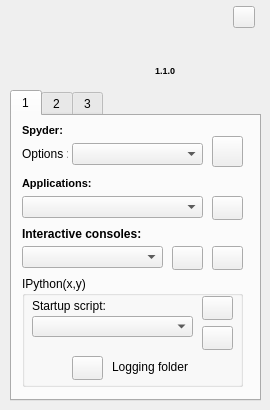
<?xml version="1.0" encoding="UTF-8"?>
<ui version="4.0">
 <class>Form</class>
 <widget class="QWidget" name="Form">
  <property name="geometry">
   <rect>
    <x>0</x>
    <y>0</y>
    <width>270</width>
    <height>410</height>
   </rect>
  </property>
  <property name="sizePolicy">
   <sizepolicy hsizetype="Preferred" vsizetype="Preferred">
    <horstretch>0</horstretch>
    <verstretch>0</verstretch>
   </sizepolicy>
  </property>
  <property name="minimumSize">
   <size>
    <width>270</width>
    <height>410</height>
   </size>
  </property>
  <property name="maximumSize">
   <size>
    <width>270</width>
    <height>410</height>
   </size>
  </property>
  <property name="windowTitle">
   <string>Python(x,y) Home</string>
  </property>
  <property name="windowIcon">
   <iconset>
    <normaloff>img/app.png</normaloff>img/app.png</iconset>
  </property>
  <widget class="QLabel" name="logo">
   <property name="geometry">
    <rect>
     <x>50</x>
     <y>10</y>
     <width>161</width>
     <height>70</height>
    </rect>
   </property>
   <property name="text">
    <string/>
   </property>
   <property name="pixmap">
    <pixmap>img/logo.png</pixmap>
   </property>
  </widget>
  <widget class="QTabWidget" name="tabWidget">
   <property name="geometry">
    <rect>
     <x>10</x>
     <y>90</y>
     <width>251</width>
     <height>311</height>
    </rect>
   </property>
   <property name="currentIndex">
    <number>0</number>
   </property>
   <widget class="QWidget" name="tab">
    <attribute name="title">
     <string>1</string>
    </attribute>
    <widget class="QComboBox" name="cb_consoles">
     <property name="geometry">
      <rect>
       <x>10</x>
       <y>130</y>
       <width>141</width>
       <height>22</height>
      </rect>
     </property>
    </widget>
    <widget class="QLabel" name="lb_consoles">
     <property name="geometry">
      <rect>
       <x>10</x>
       <y>110</y>
       <width>211</width>
       <height>16</height>
      </rect>
     </property>
     <property name="text">
      <string>&lt;b&gt;Interactive consoles:&lt;/b&gt;</string>
     </property>
    </widget>
    <widget class="QPushButton" name="pb_consoles">
     <property name="geometry">
      <rect>
       <x>160</x>
       <y>130</y>
       <width>31</width>
       <height>24</height>
      </rect>
     </property>
     <property name="text">
      <string/>
     </property>
     <property name="icon">
      <iconset>
       <normaloff>img/console.png</normaloff>img/console.png</iconset>
     </property>
    </widget>
    <widget class="QGroupBox" name="groupBox">
     <property name="geometry">
      <rect>
       <x>10</x>
       <y>160</y>
       <width>221</width>
       <height>111</height>
      </rect>
     </property>
     <property name="title">
      <string>IPython(x,y)</string>
     </property>
     <widget class="QComboBox" name="cb_startups">
      <property name="enabled">
       <bool>true</bool>
      </property>
      <property name="geometry">
       <rect>
        <x>10</x>
        <y>40</y>
        <width>161</width>
        <height>21</height>
       </rect>
      </property>
     </widget>
     <widget class="QLabel" name="lb_startup">
      <property name="geometry">
       <rect>
        <x>10</x>
        <y>20</y>
        <width>131</width>
        <height>20</height>
       </rect>
      </property>
      <property name="text">
       <string>Startup script:</string>
      </property>
     </widget>
     <widget class="QLabel" name="lb_logging">
      <property name="geometry">
       <rect>
        <x>90</x>
        <y>80</y>
        <width>111</width>
        <height>21</height>
       </rect>
      </property>
      <property name="text">
       <string>Logging folder</string>
      </property>
     </widget>
     <widget class="QPushButton" name="pb_logs">
      <property name="geometry">
       <rect>
        <x>50</x>
        <y>80</y>
        <width>31</width>
        <height>24</height>
       </rect>
      </property>
      <property name="text">
       <string/>
      </property>
      <property name="icon">
       <iconset>
        <normaloff>img/logs.png</normaloff>img/logs.png</iconset>
      </property>
     </widget>
     <widget class="QPushButton" name="pb_startups">
      <property name="geometry">
       <rect>
        <x>180</x>
        <y>50</y>
        <width>31</width>
        <height>24</height>
       </rect>
      </property>
      <property name="text">
       <string/>
      </property>
      <property name="icon">
       <iconset>
        <normaloff>img/explorer.png</normaloff>img/explorer.png</iconset>
      </property>
     </widget>
     <widget class="QPushButton" name="pb_startups_2">
      <property name="geometry">
       <rect>
        <x>180</x>
        <y>20</y>
        <width>31</width>
        <height>24</height>
       </rect>
      </property>
      <property name="text">
       <string/>
      </property>
      <property name="icon">
       <iconset>
        <normaloff>img/refresh.png</normaloff>img/refresh.png</iconset>
      </property>
     </widget>
    </widget>
    <widget class="QPushButton" name="pb_consoles_2">
     <property name="geometry">
      <rect>
       <x>200</x>
       <y>130</y>
       <width>31</width>
       <height>24</height>
      </rect>
     </property>
     <property name="text">
      <string/>
     </property>
     <property name="icon">
      <iconset>
       <normaloff>img/cmd.png</normaloff>img/cmd.png</iconset>
     </property>
    </widget>
    <widget class="QLabel" name="lb_spyder">
     <property name="geometry">
      <rect>
       <x>10</x>
       <y>7</y>
       <width>211</width>
       <height>16</height>
      </rect>
     </property>
     <property name="text">
      <string>&lt;!DOCTYPE HTML PUBLIC &quot;-//W3C//DTD HTML 4.0//EN&quot; &quot;http://www.w3.org/TR/REC-html40/strict.dtd&quot;&gt;
&lt;html&gt;&lt;head&gt;&lt;meta name=&quot;qrichtext&quot; content=&quot;1&quot; /&gt;&lt;style type=&quot;text/css&quot;&gt;
p, li { white-space: pre-wrap; }
&lt;/style&gt;&lt;/head&gt;&lt;body style=&quot; font-family:'MS Shell Dlg 2'; font-size:8.25pt; font-weight:400; font-style:normal;&quot;&gt;
&lt;p style=&quot; margin-top:0px; margin-bottom:0px; margin-left:0px; margin-right:0px; -qt-block-indent:0; text-indent:0px; font-size:8pt;&quot;&gt;&lt;span style=&quot; font-weight:600;&quot;&gt;Spyder:&lt;/span&gt;&lt;/p&gt;&lt;/body&gt;&lt;/html&gt;</string>
     </property>
    </widget>
    <widget class="QComboBox" name="cb_spyder">
     <property name="geometry">
      <rect>
       <x>60</x>
       <y>27</y>
       <width>131</width>
       <height>22</height>
      </rect>
     </property>
    </widget>
    <widget class="QPushButton" name="pb_spyder">
     <property name="geometry">
      <rect>
       <x>200</x>
       <y>20</y>
       <width>31</width>
       <height>31</height>
      </rect>
     </property>
     <property name="text">
      <string/>
     </property>
     <property name="icon">
      <iconset>
       <normaloff>img/spyder.svg</normaloff>img/spyder.svg</iconset>
     </property>
     <property name="iconSize">
      <size>
       <width>24</width>
       <height>24</height>
      </size>
     </property>
    </widget>
    <widget class="QLabel" name="label">
     <property name="geometry">
      <rect>
       <x>10</x>
       <y>27</y>
       <width>46</width>
       <height>21</height>
      </rect>
     </property>
     <property name="text">
      <string>Options :</string>
     </property>
    </widget>
    <widget class="QPushButton" name="pb_applications">
     <property name="geometry">
      <rect>
       <x>200</x>
       <y>80</y>
       <width>31</width>
       <height>24</height>
      </rect>
     </property>
     <property name="text">
      <string/>
     </property>
     <property name="icon">
      <iconset>
       <normaloff>img/ok.png</normaloff>img/ok.png</iconset>
     </property>
    </widget>
    <widget class="QComboBox" name="cb_applications">
     <property name="geometry">
      <rect>
       <x>10</x>
       <y>80</y>
       <width>181</width>
       <height>22</height>
      </rect>
     </property>
    </widget>
    <widget class="QLabel" name="lb_applications">
     <property name="geometry">
      <rect>
       <x>10</x>
       <y>60</y>
       <width>211</width>
       <height>16</height>
      </rect>
     </property>
     <property name="text">
      <string>&lt;!DOCTYPE HTML PUBLIC &quot;-//W3C//DTD HTML 4.0//EN&quot; &quot;http://www.w3.org/TR/REC-html40/strict.dtd&quot;&gt;
&lt;html&gt;&lt;head&gt;&lt;meta name=&quot;qrichtext&quot; content=&quot;1&quot; /&gt;&lt;style type=&quot;text/css&quot;&gt;
p, li { white-space: pre-wrap; }
&lt;/style&gt;&lt;/head&gt;&lt;body style=&quot; font-family:'MS Shell Dlg 2'; font-size:8.25pt; font-weight:400; font-style:normal;&quot;&gt;
&lt;p style=&quot; margin-top:0px; margin-bottom:0px; margin-left:0px; margin-right:0px; -qt-block-indent:0; text-indent:0px;&quot;&gt;&lt;span style=&quot; font-weight:600;&quot;&gt;Applications:&lt;/span&gt;&lt;/p&gt;&lt;/body&gt;&lt;/html&gt;</string>
     </property>
    </widget>
   </widget>
   <widget class="QWidget" name="tab_2">
    <attribute name="title">
     <string>2</string>
    </attribute>
    <widget class="QPushButton" name="pb_documentation">
     <property name="geometry">
      <rect>
       <x>200</x>
       <y>30</y>
       <width>31</width>
       <height>24</height>
      </rect>
     </property>
     <property name="text">
      <string/>
     </property>
     <property name="icon">
      <iconset>
       <normaloff>img/ok.png</normaloff>img/ok.png</iconset>
     </property>
    </widget>
    <widget class="QComboBox" name="cb_documentation">
     <property name="geometry">
      <rect>
       <x>10</x>
       <y>30</y>
       <width>181</width>
       <height>22</height>
      </rect>
     </property>
    </widget>
    <widget class="QLabel" name="lb_consoles_2">
     <property name="geometry">
      <rect>
       <x>10</x>
       <y>10</y>
       <width>175</width>
       <height>16</height>
      </rect>
     </property>
     <property name="text">
      <string>gd</string>
     </property>
    </widget>
    <widget class="QGroupBox" name="gb_python">
     <property name="geometry">
      <rect>
       <x>10</x>
       <y>70</y>
       <width>221</width>
       <height>201</height>
      </rect>
     </property>
     <property name="title">
      <string>Python modules</string>
     </property>
     <widget class="QComboBox" name="cb_categories">
      <property name="geometry">
       <rect>
        <x>10</x>
        <y>20</y>
        <width>201</width>
        <height>22</height>
       </rect>
      </property>
     </widget>
     <widget class="QListWidget" name="list_libraries">
      <property name="geometry">
       <rect>
        <x>10</x>
        <y>50</y>
        <width>201</width>
        <height>101</height>
       </rect>
      </property>
     </widget>
     <widget class="QPushButton" name="pb_pydoc">
      <property name="geometry">
       <rect>
        <x>10</x>
        <y>160</y>
        <width>32</width>
        <height>31</height>
       </rect>
      </property>
      <property name="text">
       <string/>
      </property>
      <property name="icon">
       <iconset>
        <normaloff>img/python.png</normaloff>img/python.png</iconset>
      </property>
     </widget>
     <widget class="QPushButton" name="pb_local">
      <property name="geometry">
       <rect>
        <x>50</x>
        <y>160</y>
        <width>32</width>
        <height>31</height>
       </rect>
      </property>
      <property name="text">
       <string/>
      </property>
      <property name="icon">
       <iconset>
        <normaloff>img/pythonfolder.png</normaloff>img/pythonfolder.png</iconset>
      </property>
     </widget>
     <widget class="QPushButton" name="pb_internet">
      <property name="geometry">
       <rect>
        <x>90</x>
        <y>160</y>
        <width>32</width>
        <height>31</height>
       </rect>
      </property>
      <property name="text">
       <string/>
      </property>
      <property name="icon">
       <iconset>
        <normaloff>img/www.png</normaloff>img/www.png</iconset>
      </property>
     </widget>
    </widget>
   </widget>
   <widget class="QWidget" name="tab_3">
    <attribute name="title">
     <string>3</string>
    </attribute>
    <widget class="QGroupBox" name="plugins_gp">
     <property name="geometry">
      <rect>
       <x>10</x>
       <y>40</y>
       <width>221</width>
       <height>231</height>
      </rect>
     </property>
     <property name="title">
      <string>GroupBox</string>
     </property>
     <widget class="QListWidget" name="plugins_list">
      <property name="geometry">
       <rect>
        <x>10</x>
        <y>20</y>
        <width>201</width>
        <height>171</height>
       </rect>
      </property>
     </widget>
     <widget class="QPushButton" name="pb_remove">
      <property name="geometry">
       <rect>
        <x>10</x>
        <y>200</y>
        <width>161</width>
        <height>23</height>
       </rect>
      </property>
      <property name="text">
       <string>Remove plugins</string>
      </property>
     </widget>
     <widget class="QPushButton" name="pb_plugins_refresh">
      <property name="geometry">
       <rect>
        <x>180</x>
        <y>200</y>
        <width>31</width>
        <height>24</height>
       </rect>
      </property>
      <property name="text">
       <string/>
      </property>
      <property name="icon">
       <iconset>
        <normaloff>img/refresh.png</normaloff>img/refresh.png</iconset>
      </property>
     </widget>
    </widget>
    <widget class="QLabel" name="xyver">
     <property name="geometry">
      <rect>
       <x>10</x>
       <y>10</y>
       <width>111</width>
       <height>21</height>
      </rect>
     </property>
     <property name="text">
      <string>TextLabel</string>
     </property>
    </widget>
    <widget class="QLabel" name="pyver">
     <property name="geometry">
      <rect>
       <x>130</x>
       <y>10</y>
       <width>101</width>
       <height>21</height>
      </rect>
     </property>
     <property name="text">
      <string>TextLabel</string>
     </property>
     <property name="alignment">
      <set>Qt::AlignRight|Qt::AlignTrailing|Qt::AlignVCenter</set>
     </property>
    </widget>
   </widget>
  </widget>
  <widget class="QLabel" name="version">
   <property name="geometry">
    <rect>
     <x>155</x>
     <y>60</y>
     <width>71</width>
     <height>20</height>
    </rect>
   </property>
   <property name="font">
    <font>
     <pointsize>7</pointsize>
     <weight>75</weight>
     <bold>true</bold>
    </font>
   </property>
   <property name="text">
    <string>1.1.0</string>
   </property>
  </widget>
  <widget class="QPushButton" name="min_btn">
   <property name="geometry">
    <rect>
     <x>233</x>
     <y>6</y>
     <width>22</width>
     <height>22</height>
    </rect>
   </property>
   <property name="text">
    <string/>
   </property>
   <property name="icon">
    <iconset>
     <normaloff>img/minimize.png</normaloff>img/minimize.png</iconset>
   </property>
  </widget>
 </widget>
 <resources/>
 <connections/>
 <designerdata>
  <property name="gridDeltaX">
   <number>10</number>
  </property>
  <property name="gridDeltaY">
   <number>10</number>
  </property>
  <property name="gridSnapX">
   <bool>true</bool>
  </property>
  <property name="gridSnapY">
   <bool>true</bool>
  </property>
  <property name="gridVisible">
   <bool>true</bool>
  </property>
 </designerdata>
</ui>
